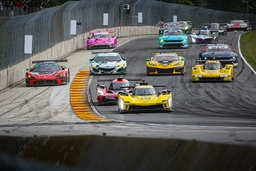
#> input picture lesson_5/homework/race_cars.jpg, 256 x 171 px, shrunk from 1200 x 800 before the run
$ jupyter execute Homework.ipynb
#> lines starting #> are read from the running program, lines starting #| are printed output that depends on the picture; long printed decimals are rounded
# HOMEWORK 5

In this homework you are going to implement the **Floyd-Steinberg dithering** algorithm. Dithering, in general, means that we are adding noise to the signal (in our case digital image) in order to perceive it better. In other words, by adding the noise the objective quality will be worse but the subjective quality will be better (i.e. the image will "look" better).

The details of FS dithering can be found in this [wiki](https://en.wikipedia.org/wiki/Floyd%E2%80%93Steinberg_dithering) page. In order to implement the dithering, we will implement the following steps:
* Define colour pallette
* Quantize the image to obtain the baseline and compute the average quantization error
* Implement FS dithering and compute the average quantization error

You will also have to answer the question at the end of this notebook.

Note: In this homework, you will have the chance to earn some extra points. See the "Bonus" section at the end of the notebook. Good luck!

As always, you are encouraged to use your own images :-)

[cell 1]
import cv2
import math
import numpy as np
from matplotlib import pyplot as plt
plt.rcParams['figure.figsize'] = [15, 10]

Let's load the image.

[cell 2]
# Load image
img = cv2.imread('race_cars.jpg')
#> img is the input picture: shape (171, 256, 3); mean B, G, R 87.3, 91.5, 93.2
# Convert it to RGB
img = cv2.cvtColor(img, cv2.COLOR_BGR2RGB)
# Plot it
plt.imshow(img)

Let's start with gray tones first.

[cell 3]
# Black, dark gray, light gray, white
colors = np.array([[0, 0, 0],
                   [64, 64, 64],
                   [192, 192, 192],
                   [255, 255, 255]])

Using the colour pallette, let's quantize the original image.

[cell 4]
# Cast the image to float
img = img.astype(np.float64)

# Prepare for quantization
rows, cols, channels = img.shape
#> rows = 171; cols = 256; channels = 3
quantized = np.zeros_like(img)

# from student:
# the function for calculating the eucliding distance between two 3-dimensional points
def euclidean_distance(p1, p2):
  return np.sqrt(
      np.power(p2[0] - p1[0], 2) +
      np.power(p2[1] - p1[1], 2) +
      np.power(p2[2] - p1[2], 2)
  )

# Apply quantization
for r in range(rows):
    for c in range(cols):
        # Extract the original pixel value
        pixel = list(img[r, c, :])

        # Find the closest colour from the pallette (using absolute value/Euclidean distance)
        # Note: You may need more than one line of code here\

        # from student:
        # calculate the eucliding distance between current pixel
        # and defined colors and select the shortest one
        new_pixel = colors[0]
        shortest_distance = euclidean_distance(pixel, colors[0])

        for color in colors[1:]:
          distance = euclidean_distance(pixel, color)

          if distance < shortest_distance:
            new_pixel = color
            shortest_distance = distance

        # Apply quantization
        quantized[r, c, :] = new_pixel
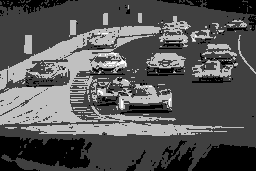
#> quantized: shape (171, 256, 3) float64; min 0, max 255, mean 87

[cell 5]
# Show quantized image (don't forget to cast back to uint8)
plt.imshow(quantized.astype(np.uint8))

[cell 6]
# Compute average quantization error
# from student: get only pixels values by reshaping image
img_values = img.reshape(img.shape[0] * img.shape[1], img.shape[2]).astype(np.float64)
quantized_values = quantized.reshape(quantized.shape[0] * quantized.shape[1], quantized.shape[2]).astype(np.float64)
pixels_count = len(img_values)
#> pixels_count = 43776

# from student: calculate average error for every channel
avg_quant_error_red = np.sum(np.power(img_values[:, 0] - quantized_values[:, 0], 2)) / pixels_count
#> avg_quant_error_red = 1202
avg_quant_error_green = np.sum(np.power(img_values[:, 1] - quantized_values[:, 1], 2)) / pixels_count
#> avg_quant_error_green = 1050.2
avg_quant_error_blue = np.sum(np.power(img_values[:, 2] - quantized_values[:, 2], 2)) / pixels_count
#> avg_quant_error_blue = 1410.2

# from student: calculate general error
avg_quant_error = (avg_quant_error_red + avg_quant_error_green + avg_quant_error_blue) / 3
#> avg_quant_error = 1220.8
print(avg_quant_error)
#| 1220.785

#### Floyd-Steinberg Dithering
We are now going to implement the FS dithering and compare it to the optimally quantized image we have calculated above.

[cell 7]
# Make a temporal copy of the original image, we will need it for error diffusion
img_tmp = np.copy(img)
dithering = np.copy(img)

for r in range(rows):
    for c in range(cols):
        # Extract the original pixel value
        pixel = dithering[r, c, :]
        # Find the closest colour from the pallette (using absolute value/Euclidean distance)
        # Note: You may need more than one line of code here
        new_pixel = colors[0]
        shortest_distance = euclidean_distance(pixel, colors[0])

        for color in colors[1:]:
          distance = euclidean_distance(pixel, color)

          if distance < shortest_distance:
            new_pixel = color
            shortest_distance = distance

        # Compute quantization error
        quant_error = pixel - new_pixel

        # Diffuse the quantization error accroding to the FS diffusion matrix
        # Note: You may need more than one line of code here
        dithering[r, c, :] = new_pixel

        if c < len(range(cols)) - 1:
          dithering[r, c+1, :] += quant_error * 7/16

        if r < len(range(rows)) - 1:
          dithering[r+1, c-1, :] += quant_error * 3/16
          dithering[r+1, c, :] += quant_error * 5/16

        if c < len(range(cols)) - 1 and r < len(range(rows)) - 1:
          dithering[r+1, c+1, :] += quant_error * 1/16
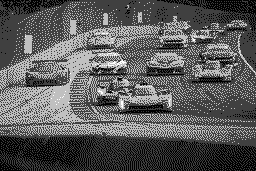
#> dithering: shape (171, 256, 3) float64; min 0, max 255, mean 90.6

[cell 8]
# Show quantized image (don't forget to cast back to uint8)
plt.subplot(121), plt.imshow(quantized.astype(np.uint8))   # optimally quantized
plt.subplot(122), plt.imshow(dithering.astype(np.uint8))   # dithering
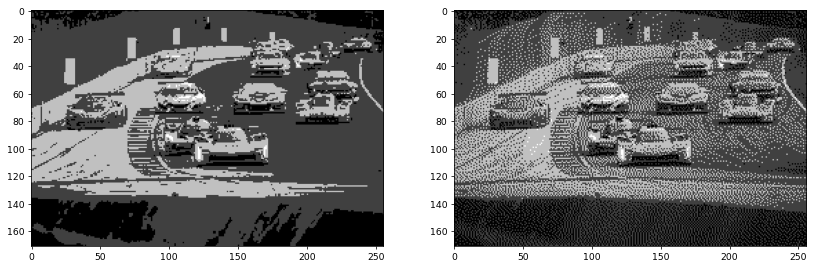
#> figure drawn by matplotlib, 2 panels

[cell 9]
# Compute average quantization error for dithered image
# from student: get only pixels values by reshaping image
img_values = img.reshape(img.shape[0] * img.shape[1], img.shape[2]).astype(np.float64)
dithering_values = dithering.reshape(dithering.shape[0] * dithering.shape[1], dithering.shape[2]).astype(np.float64)
pixels_count = len(img_values)

# from student: calculate average error for every channel
avg_dith_error_red = np.sum(np.power(img_values[:, 0] - dithering_values[:, 0], 2)) / pixels_count
#> avg_dith_error_red = 2055.4
avg_dith_error_green = np.sum(np.power(img_values[:, 1] - dithering_values[:, 1], 2)) / pixels_count
#> avg_dith_error_green = 1872.7
avg_dith_error_blue = np.sum(np.power(img_values[:, 2] - dithering_values[:, 2], 2)) / pixels_count
#> avg_dith_error_blue = 2135.7

# from student: calculate general error
avg_dith_error = (avg_dith_error_red + avg_dith_error_green + avg_dith_error_blue) / 3
#> avg_dith_error = 2021.3
print(avg_dith_error)
#| 2021.266

### Questions
* Which image has higher quantization error? Optimally quantized or dithered?
  Answer: Dithere image has higher quantization error. The error of optimally quantized image is 1265, the error of dithered image is 2055.
* Which image looks better to you?
  Answer: Dithere image is looking much better.
* Can you repeat the same process using only two colours: black and white? Show me :-)

### Bonus Points

Repeat the homework using a diffrerent image pallette. For instance, you can use an optimal colour
pallette that we can calculate via k-means algorithm. The following snippet of code will give you the 16
optimal colours for your original image.

[cell 10]
from sklearn.cluster import KMeans
kmeans = KMeans(n_clusters=16).fit(np.reshape(img, (-1, 3)))
colors = kmeans.cluster_centers_
#> colors = 16 rows, first 8: [103.6, 105, 108.9], [22.27, 20.8, 15.8], [164.8, 159.4, 156.2], [86.57, 68.93, 32.68], [69.98, 74.12, 77.77], [171.5, 123.5, 25.21], [205.8, 209, 210.6], [37.83, 37.21, 33.97]
